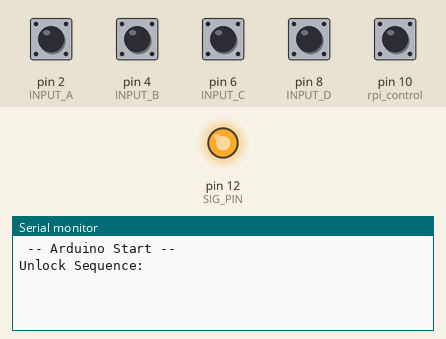
Simulated run of this program. Board: Arduino Uno, built with avr-gcc and run on an emulated ATmega328P. On the bench: output pins drawn as LEDs (lit = HIGH), the last lines printed to the serial monitor. The inputs (shaded band) are chosen by the test bench; at power-on: pin 2 (INPUT_A), pin 4 (INPUT_B), pin 6 (INPUT_C), pin 8 (INPUT_D), pin 10 (rpi_control) HIGH.

Above: at 1.2 s.
1.3 s: pin 2 (INPUT_A) pulled LOW for 0.15 s
At 2.2 s:
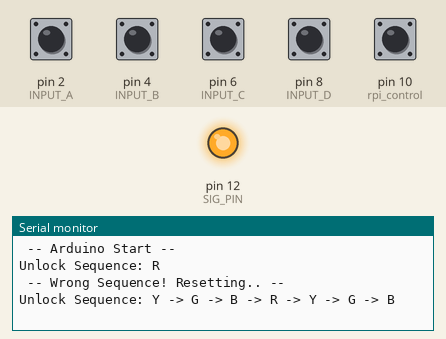
2.9 s: pin 4 (INPUT_B) pulled LOW for 0.15 s
At 3.4 s:
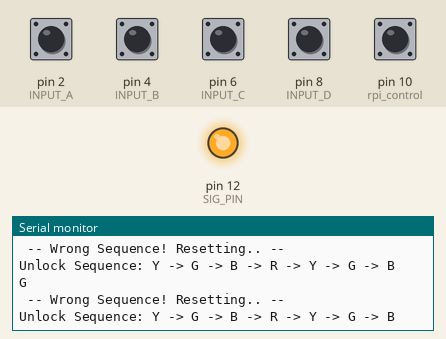
4.5 s: pin 6 (INPUT_C) pulled LOW for 0.15 s
At 5.8 s:
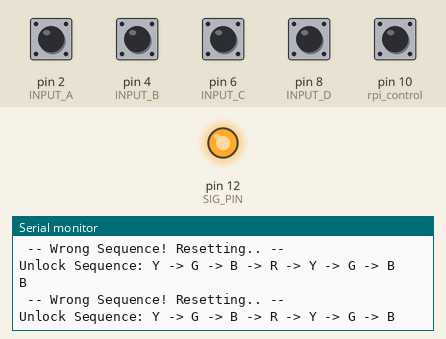
6.1 s: pin 8 (INPUT_D) pulled LOW for 0.15 s
At 6.8 s:
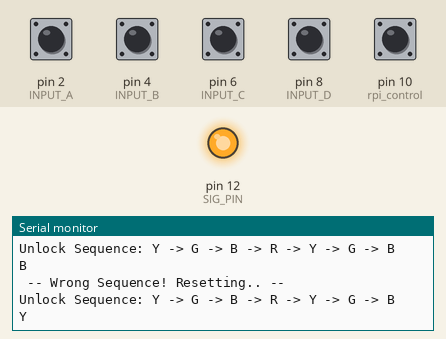

Measured:
- after the input at 1.3 s, the serial monitor: prints a new line after 0.16 s (image 1)
- after the input at 2.9 s, the serial monitor: prints a new line after 0.16 s (image 2)
- after the input at 4.5 s, the serial monitor: prints a new line after 0.16 s (image 3)
- after the input at 6.1 s, the serial monitor: prints a new line after 0.16 s (image 4)

The program:

main.cpp
```cpp
#include <Arduino.h>
#define length(array) int(sizeof(array)/sizeof(array[0]))

int Rin = 2;
int Gin = 4;
int Bin = 6;
int Yin = 8;
int rpi_control = 10;


#define SIG_PIN 12
#define INPUT_A 2
#define INPUT_B 4
#define INPUT_C 6
#define INPUT_D 8

#define CHAR_A 'R'    // <-- Matched to pole colour
#define CHAR_B 'G'    // <-- Matched to pole colour
#define CHAR_C 'B'    // <-- Matched to pole colour
#define CHAR_D 'Y'    // <-- Matched to pole colour


int easy_order[] = {1,3,2,4};
int hard_order[] = {4,2,3,1,4,2,3};

char easy_sequence[4] = {'R','B','G','Y'};
uint16_t easys_length = 4;
uint16_t s_index = 0;

char hard_sequence[7] = {'Y','G','B','R','Y','G','B'};
uint16_t hard_length = 7;

/* Description: Startup */
void setup() {
 Serial.begin(9600);
 pinMode(INPUT_A, INPUT_PULLUP);
 pinMode(INPUT_B, INPUT_PULLUP);
 pinMode(INPUT_C, INPUT_PULLUP);
 pinMode(INPUT_D, INPUT_PULLUP);
 pinMode(SIG_PIN, OUTPUT);
 pinMode(rpi_control, INPUT_PULLUP);
 // Start the Puzzle
 digitalWrite(SIG_PIN, HIGH);
 Serial.println(F("\n -- Arduino Start -- "));
 Serial.print(F("Unlock Sequence: "));
//  for(int i = 0; i < s_length; i++){
  //  Serial.print(Sequence[i]);
  //  if (i < s_length-1) Serial.print(F(" -> "));
  //  else Serial.println();
//  }
}


void(*resetFunc)(void) = 0;

/* Description: Checks all buttons for new activity */
char getActivity() {
 char retval = 0;
 if (digitalRead(INPUT_A) == LOW){
   while (!digitalRead(INPUT_A)) retval = CHAR_A;
 }
 else if (digitalRead(INPUT_B) == LOW){
   while (!digitalRead(INPUT_B)) retval = CHAR_B;
 }
 else if (digitalRead(INPUT_C) == LOW){
   while (!digitalRead(INPUT_C)) retval = CHAR_C;
 }
 else if (digitalRead(INPUT_D) == LOW){
   while (!digitalRead(INPUT_D)) retval = CHAR_D;
 }
 delay(10);
 if (retval != 0) Serial.println(retval);
 return retval;
}

/* Description: Main program loop */
void loop() {
 if(digitalRead(SIG_PIN) == LOW) return;


  //if (digitalRead(rpi_control) == LOW), it should be in hard mode. meaning using hard_sequence and length
  if (digitalRead(rpi_control) == HIGH) {
    // Serial.println(F(" -- Hard Mode Active -- "));
    // Poll for button presses
    char Button = getActivity();

    // Button Sequence = Y->B->G->R->Y->B->G
    if (Button == 0) return;
    if (Button == hard_sequence[s_index]) { s_index++; }
    else {
      s_index = 0;
      Serial.println(F(" -- Wrong Sequence! Resetting.. -- "));
      Serial.print(F("Unlock Sequence: "));
      for(int i = 0; i < hard_length; i++){
        Serial.print(hard_sequence[i]);
        if (i < hard_length-1) Serial.print(F(" -> "));
        else Serial.println();
      }
    }

    // Release maglock
    if (s_index == hard_length) {
      pinMode(SIG_PIN, OUTPUT);
      delay(1000);
      digitalWrite(SIG_PIN, LOW);
    }
  }
  // else if easy mode, (digitalRead(rpi_control) == HIGH)
  if (digitalRead(rpi_control) == LOW) {
    // Easy mode — fall through to the easy-sequence handling below
    // Poll for button presses
    // Serial.println(F(" -- Easy Mode Active -- "));
    char Button = getActivity();

    // Button Sequence = R->B->G->Y
    if (Button == 0) return;
    if (Button == easy_sequence[s_index]) { s_index++; }
    else {
      s_index = 0;
      Serial.println(F(" -- Wrong Sequence! Resetting.. -- "));
      Serial.print(F("Unlock Sequence: "));
      for(int i = 0; i < easys_length; i++){
        Serial.print(easy_sequence[i]);
        if (i < easys_length-1) Serial.print(F(" -> "));
        else Serial.println();
      }
    }

    // Release maglock
    if (s_index == easys_length) {
      pinMode(SIG_PIN, OUTPUT);
      delay(1000);
      digitalWrite(SIG_PIN, LOW);
    }
  }
}
```
